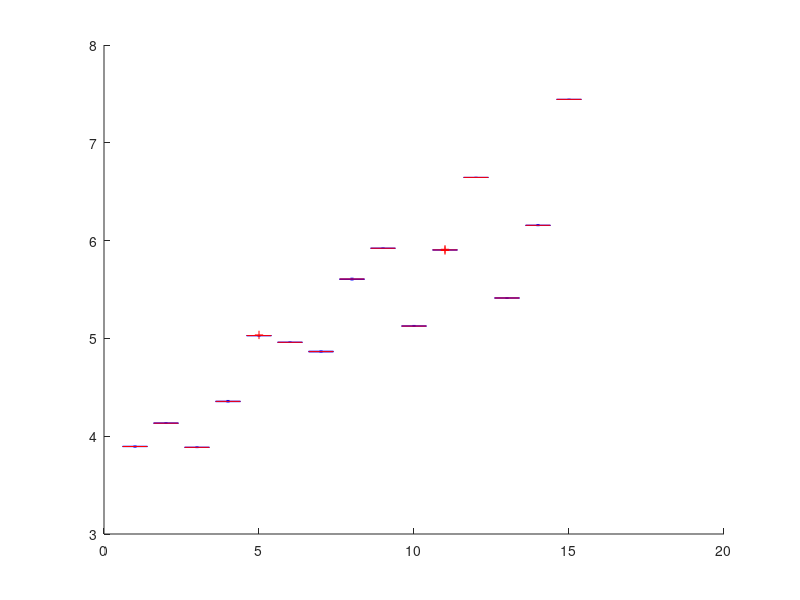

Write MATLAB code to recreate this figure. (Note: this script raises an error after producing the figure.)
%% boxplot and summary
clear;

load('ne9_svt.mat');
load('ne9_non_stru.mat');
load('ne_9_full_svd.mat');

% mean
fprintf('The mean of run time of stru-svt is \n');
display(mean(records1));
fprintf('The mean of run time of non-stru-svt is \n');
display(mean(records2));
fprintf('The mean of run time of full svd is \n');
display(mean(records3));

% standard error
fprintf('The se of run time of svt is \n');
display(std(records1/sqrt(11-1)));
fprintf('The se of run time of non-stru-svt is \n');
display(std(records2/sqrt(11-1)));
fprintf('The se of run time of full svd is \n');
display(std(records3/sqrt(11-1)));

D(:,1:3:3*size(records1,2)) = log(records1);
D(:,2:3:3*size(records2,2)) = log(records2);
D(:,3:3:3*size(records3,2)) = log(records3);

boxplot(D,'factorgap',10,'color','rkg');
set(gca,'xtick',1.9:3.9:50); 
set(gca,'xticklabel',...
    {'500','1000','1500','2000','2500'});

ylabel('log(Run Time)','fontsize',20);
legend(findobj(gca,'Tag','Box'),'full svd','non-stru','stru-svt',...
'Location','northwest');
set(gca,'fontsize',20);